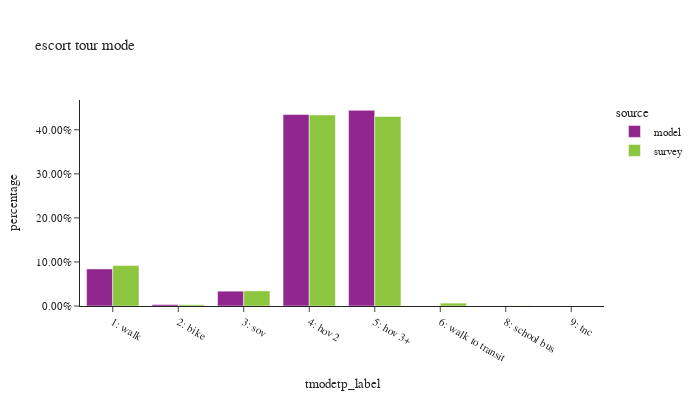

The notebook cell this image was saved under:
### Code cell
df_plot = es_tour.groupby(['source','tmodetp_label'])['toexpfac'].sum().reset_index()
df_plot['percentage'] = df_plot.groupby(['source'], group_keys=False)['toexpfac']. \
    apply(lambda x: x / float(x.sum()))

df_plot_ct = es_tour.groupby(['source','tmodetp_label'])['toexpfac'].count().reset_index(). \
    rename(columns={'toexpfac':'sample count'})
df_plot = df_plot.merge(df_plot_ct, on=['source','tmodetp_label'])

fig = px.bar(df_plot.sort_values(by=['source']), x="tmodetp_label", y="percentage", color="source",
             barmode="group",hover_data=['sample count'],title="escort tour mode")
fig.update_layout(height=400, width=700, font=dict(size=11),
                  xaxis = dict(dtick = 1, categoryorder='category ascending'),
                  yaxis=dict(tickformat=".2%"))
fig.show()

### Figure 1 — Plotly figure (JSON) as saved in the notebook; plotly's stock layout.template omitted (floating-point values rounded to 4 significant figures)
{"data": [{"alignmentgroup": "True", "customdata": [[52801], [2172], [21106], [272691], [278750]], "hovertemplate": "source=model<br>tmodetp_label=%{x}<br>percentage=%{y}<br>sample count=%{customdata[0]}<extra></extra>", "legendgroup": "model", "marker": {"color": "#91268F", "pattern": {"shape": ""}}, "name": "model", "offsetgroup": "model", "orientation": "v", "showlegend": true, "textposition": "auto", "type": "bar", "x": ["1: walk", "2: bike", "3: sov", "4: hov 2", "5: hov 3+"], "xaxis": "x", "y": [0.08414, 0.003461, 0.03363, 0.4346, 0.4442], "yaxis": "y"}, {"alignmentgroup": "True", "customdata": [[102], [15], [45], [342], [252], [11], [3], [1]], "hovertemplate": "source=survey<br>tmodetp_label=%{x}<br>percentage=%{y}<br>sample count=%{customdata[0]}<extra></extra>", "legendgroup": "survey", "marker": {"color": "#8CC63E", "pattern": {"shape": ""}}, "name": "survey", "offsetgroup": "survey", "orientation": "v", "showlegend": true, "textposition": "auto", "type": "bar", "x": ["1: walk", "2: bike", "3: sov", "4: hov 2", "5: hov 3+", "6: walk to transit", "8: school bus", "9: tnc"], "xaxis": "x", "y": [0.0917, 0.003118, 0.03432, 0.4337, 0.4302, 0.006587, 0.0004, 1.058e-05], "yaxis": "y"}], "layout": {"barmode": "group", "font": {"size": 11}, "height": 400, "legend": {"title": {"text": "source"}, "tracegroupgap": 0}, "title": {"text": "escort tour mode"}, "width": 700, "xaxis": {"anchor": "y", "categoryorder": "category ascending", "domain": [0.0, 1.0], "dtick": 1, "title": {"text": "tmodetp_label"}}, "yaxis": {"anchor": "x", "domain": [0.0, 1.0], "tickformat": ".2%", "title": {"text": "percentage"}}}}
